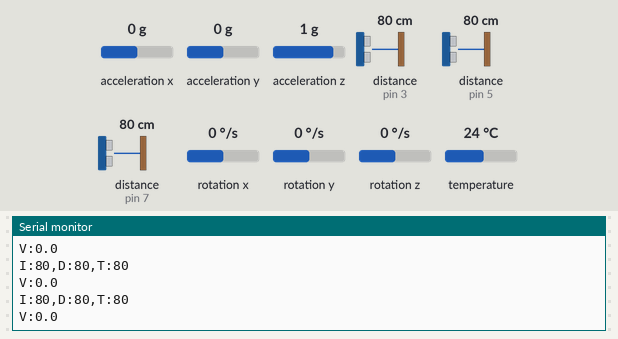
The sketch below on a simulated Arduino Uno, built with avr-gcc and run on an emulated ATmega328P. Shown: the last lines printed to the serial monitor. Wiring (inferred from the names in the program): 3 × ultrasonic range finder: trigger pin 2, echo pin 3 / trigger pin 4, echo pin 5 / trigger pin 6, echo pin 7. The inputs (shaded band) are chosen by the test bench; at power-on: acceleration x 0 g, distance to the obstacle (sensors on pin 5, pin 7, pin 3) 80 cm, acceleration y 0 g, acceleration z 1 g, rotation x 0 °/s, rotation y 0 °/s, rotation z 0 °/s, temperature 24 °C. The echo pulse lasts 58.3 µs per cm.

Above: at 1.7 s.
1.8 s: acceleration x set to -1.4 g
At 3.68 s:
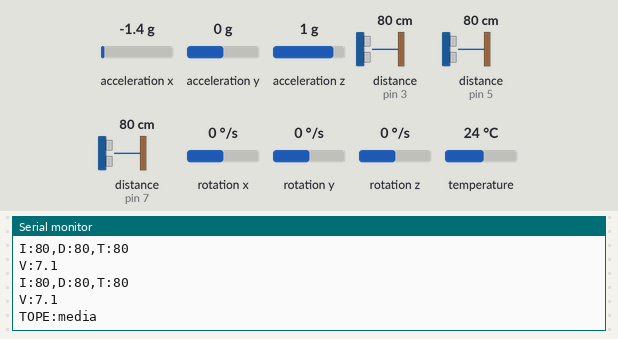
4.8 s: distance to the obstacle (sensor on pin 5) set to 120 cm
At 4.87 s:
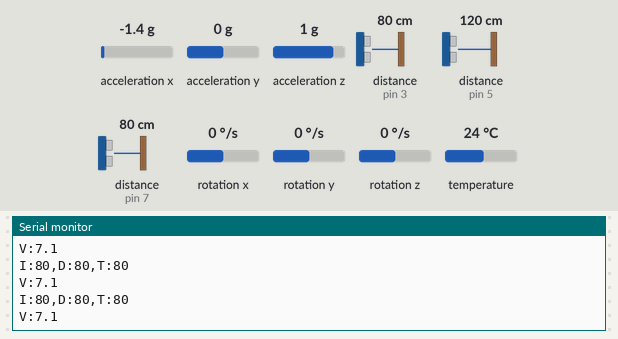
7.8 s: distance to the obstacle (sensor on pin 7) set to 18 cm
At 7.94 s:
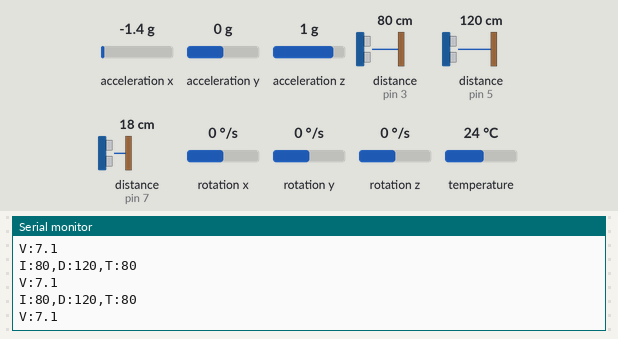
10.8 s: distance to the obstacle (sensor on pin 3) set to 37 cm
At 10.94 s:
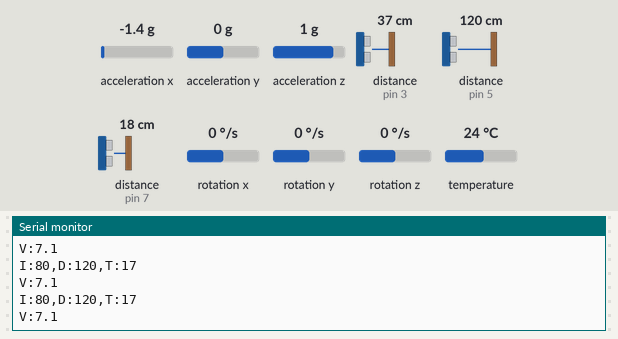
13.8 s: acceleration y set to -1.4 g
At 15.08 s:
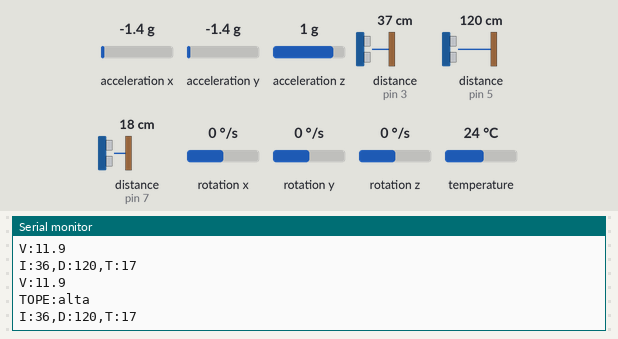
16.8 s: acceleration z set to -1.4 g
At 18.24 s:
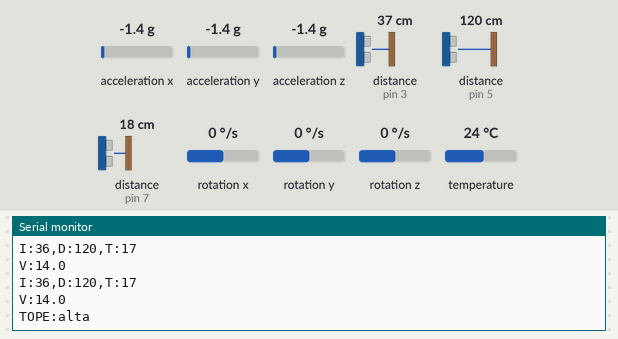
Timing chart, 0 to 19.3 s (numbered marks = the images above; inputs shaded):
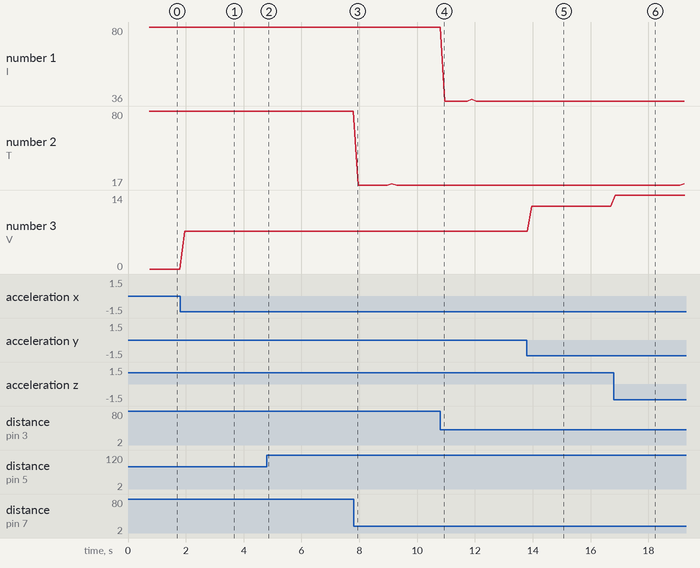

Measured:
- after the input at 1.8 s, the serial monitor: prints a new line after 0.13 s (image 1)
- after the input at 13.8 s, the serial monitor: prints a new line after 0.17 s (image 5)
- after the input at 16.8 s, the serial monitor: prints a new line after 0.06 s (image 6)
- plotted number 1: 80 → 36 after the input at 10.8 s
- plotted number 2: 80 → 17 after the input at 7.8 s
- plotted number 3: 0 → 7.1 after the input at 1.8 s, 7.1 → 11.9 after the input at 13.8 s, 11.9 → 14 after the input at 16.8 s

The sketch:

Veisensor.ino
```cpp
/*
  VEISENSOR - Sensores ultrasónicos (HC-SR04) x3 + acelerómetro MPU6050
  Envía por USB y por Bluetooth (HM-10 / HC-08) el formato que espera la app:

      I:120,D:85,T:300\n      (Izquierdo, Derecho, Trasero, en cm)
      V:1.8\n                 (vibración, m/s²)
      BACHE:alta\n            (o TOPE:media; niveles: baja | media | alta)

  CONEXIONES (Arduino Uno / Nano):
    Sensor IZQUIERDO : TRIG -> D2   ECHO -> D3
    Sensor DERECHO   : TRIG -> D4   ECHO -> D5
    Sensor TRASERO   : TRIG -> D6   ECHO -> D7
    Todos los sensores: VCC -> 5V, GND -> GND

    MPU6050 (I2C, dirección 0x68):
      VCC -> 5V (módulo GY-521) o 3.3V, GND -> GND
      SDA -> A4,  SCL -> A5

    Módulo BLE (HM-10 / HC-08):
      VCC -> 5V (o 3.3V según tu módulo), GND -> GND
      HM-10 TX  -> D10  (Arduino RX por software)
      HM-10 RX  <- D11  (usa divisor de voltaje: 1k en serie + 2k a GND,
                         porque el HM-10 trabaja a 3.3V)

  LIBRERÍAS (Administrador de librerías): Adafruit MPU6050,
  Adafruit Unified Sensor y Adafruit BusIO.
*/

#include <SoftwareSerial.h>
#include <Wire.h>
#include <Adafruit_MPU6050.h>
#include <Adafruit_Sensor.h>

// ---------- Pines ----------
const uint8_t TRIG_I = 2, ECHO_I = 3;   // Izquierdo
const uint8_t TRIG_D = 4, ECHO_D = 5;   // Derecho
const uint8_t TRIG_T = 6, ECHO_T = 7;   // Trasero

const uint8_t BT_RX = 10;               // recibe del TX del módulo BLE
const uint8_t BT_TX = 11;               // envía al RX del módulo BLE

// ---------- Ajustes ultrasónicos ----------
const unsigned long BAUD_USB = 9600;    // la app abre el puerto USB a 9600
const unsigned long BAUD_BT  = 9600;    // velocidad por defecto del HM-10
const unsigned long ECHO_TIMEOUT_US = 18000UL; // ~3 m máx (18 ms)
const int  MAX_CM        = 300;         // sin eco / fuera de rango => 300
const int  MUESTRAS      = 3;           // lecturas por sensor (se toma la mediana)
const unsigned long INTERVALO_MS = 150; // cada cuánto se envía una línea

// ---------- Ajustes del MPU6050 (baches / topes / vibración) ----------
// Desviación respecto a la gravedad (m/s²) para clasificar el golpe.
// Ajústalos con pruebas reales en el vehículo.
const float UMBRAL_BAJA  = 3.0;
const float UMBRAL_MEDIA = 6.0;
const float UMBRAL_ALTA  = 10.0;
const unsigned long VENTANA_MS       = 120;   // tiempo para captar el pico del golpe
const unsigned long ENFRIAMIENTO_MS  = 1500;  // espera entre un evento y el siguiente
const unsigned long MPU_PERIODO_MS   = 5;     // cada cuánto se lee el MPU6050
const bool DEBUG = false;   // true = imprime datos extra por USB (la app NO los entiende)

SoftwareSerial bt(BT_RX, BT_TX);
Adafruit_MPU6050 mpu;

bool  mpuOk = false;
float gBase = 9.81;                 // gravedad medida al arrancar (calibración)
float vibMax = 0;                   // pico de vibración dentro del intervalo
unsigned long ultimoMPU = 0;
unsigned long ultimoEvento = 0;

// Estado de la captura de un golpe
bool  capturando = false;
bool  primeroNegativo = false;      // true: primero "cae" (bache); false: primero "sube" (tope)
float picoGolpe = 0;
unsigned long inicioCaptura = 0;

// Envía una línea completa por USB y por Bluetooth (máx. 20 bytes por paquete BLE).
void enviar(const char* linea) {
  Serial.println(linea);
  bt.println(linea);
}

// Lee el MPU6050 (si ya toca) y detecta baches/topes.
void actualizarMPU() {
  if (!mpuOk) return;
  unsigned long ahora = millis();
  if (ahora - ultimoMPU < MPU_PERIODO_MS) return;
  ultimoMPU = ahora;

  sensors_event_t a, g, temp;
  mpu.getEvent(&a, &g, &temp);

  // Magnitud total: no depende de cómo esté orientado el sensor en el vehículo.
  float mag = sqrt(a.acceleration.x * a.acceleration.x +
                   a.acceleration.y * a.acceleration.y +
                   a.acceleration.z * a.acceleration.z);
  float desv = mag - gBase;         // > 0 sube (tope), < 0 cae (bache)
  float absd = fabs(desv);

  if (absd > vibMax) vibMax = absd;

  if (!capturando) {
    if (absd >= UMBRAL_BAJA && (ahora - ultimoEvento) > ENFRIAMIENTO_MS) {
      capturando = true;
      inicioCaptura = ahora;
      picoGolpe = absd;
      primeroNegativo = (desv < 0);
    }
  } else {
    if (absd > picoGolpe) picoGolpe = absd;
    if (ahora - inicioCaptura >= VENTANA_MS) {
      capturando = false;
      ultimoEvento = ahora;

      const char* nivel = (picoGolpe >= UMBRAL_ALTA)  ? "alta"
                        : (picoGolpe >= UMBRAL_MEDIA) ? "media" : "baja";
      char linea[16];
      snprintf(linea, sizeof(linea), "%s:%s", primeroNegativo ? "BACHE" : "TOPE", nivel);
      enviar(linea);
    }
  }
}

// Espera sin dejar de leer el MPU6050, para no perder golpes breves.
void esperar(unsigned long ms) {
  unsigned long t0 = millis();
  while (millis() - t0 < ms) actualizarMPU();
}

// Lee la distancia en cm de un HC-SR04. Devuelve MAX_CM si no hay eco.
int leerCm(uint8_t trig, uint8_t echo) {
  digitalWrite(trig, LOW);
  delayMicroseconds(3);
  digitalWrite(trig, HIGH);
  delayMicroseconds(10);
  digitalWrite(trig, LOW);

  unsigned long dur = pulseIn(echo, HIGH, ECHO_TIMEOUT_US);
  if (dur == 0) return MAX_CM;          // timeout: nada detectado

  int cm = (int)(dur / 58UL);           // µs -> cm
  if (cm < 2) cm = 2;                   // zona ciega del HC-SR04
  if (cm > MAX_CM) cm = MAX_CM;
  return cm;
}

// Mediana de varias lecturas para filtrar ruido y lecturas falsas.
int distanciaFiltrada(uint8_t trig, uint8_t echo) {
  int v[MUESTRAS];
  for (int i = 0; i < MUESTRAS; i++) {
    v[i] = leerCm(trig, echo);
    esperar(10);                        // deja morir el eco anterior (y sigue leyendo el MPU)
  }
  // ordenar (pocos elementos, burbuja simple)
  for (int i = 0; i < MUESTRAS - 1; i++)
    for (int j = i + 1; j < MUESTRAS; j++)
      if (v[j] < v[i]) { int t = v[i]; v[i] = v[j]; v[j] = t; }
  return v[MUESTRAS / 2];
}

void setup() {
  pinMode(TRIG_I, OUTPUT); pinMode(ECHO_I, INPUT);
  pinMode(TRIG_D, OUTPUT); pinMode(ECHO_D, INPUT);
  pinMode(TRIG_T, OUTPUT); pinMode(ECHO_T, INPUT);

  Serial.begin(BAUD_USB);
  bt.begin(BAUD_BT);

  Wire.begin();
  if (mpu.begin()) {                    // dirección por defecto 0x68
    mpuOk = true;
    mpu.setAccelerometerRange(MPU6050_RANGE_8_G);
    mpu.setGyroRange(MPU6050_RANGE_500_DEG);
    mpu.setFilterBandwidth(MPU6050_BAND_21_HZ);

    // Calibración: promedio de la magnitud con el vehículo quieto al encender.
    delay(100);
    float suma = 0;
    for (int i = 0; i < 40; i++) {
      sensors_event_t a, g, temp;
      mpu.getEvent(&a, &g, &temp);
      suma += sqrt(a.acceleration.x * a.acceleration.x +
                   a.acceleration.y * a.acceleration.y +
                   a.acceleration.z * a.acceleration.z);
      delay(10);
    }
    gBase = suma / 40.0;
  }
  // Si el MPU6050 no responde, el sketch sigue funcionando solo con los ultrasónicos.

  if (DEBUG) {
    Serial.print(F("MPU6050: ")); Serial.println(mpuOk ? F("OK") : F("NO ENCONTRADO (revisa A4/A5)"));
    Serial.print(F("Gravedad base: ")); Serial.println(gBase);
  }
}

void loop() {
  actualizarMPU();                      // sigue leyendo el acelerómetro entre envíos

  static unsigned long ultimo = 0;
  if (millis() - ultimo < INTERVALO_MS) return;
  ultimo = millis();

  // Se miden uno por uno (no al mismo tiempo) para evitar interferencia entre sensores.
  int i = distanciaFiltrada(TRIG_I, ECHO_I);
  int d = distanciaFiltrada(TRIG_D, ECHO_D);
  int t = distanciaFiltrada(TRIG_T, ECHO_T);

  // Línea con el formato exacto que lee la app: "I:120,D:85,T:300"
  char linea[24];
  snprintf(linea, sizeof(linea), "I:%d,D:%d,T:%d", i, d, t);
  enviar(linea);

  // Vibración (pico del intervalo) en su propia línea: "V:1.8"
  if (mpuOk) {
    int v10 = (int)(vibMax * 10.0 + 0.5);
    char lineaV[12];
    snprintf(lineaV, sizeof(lineaV), "V:%d.%d", v10 / 10, v10 % 10);
    enviar(lineaV);
    vibMax = 0;
  }
}
```
